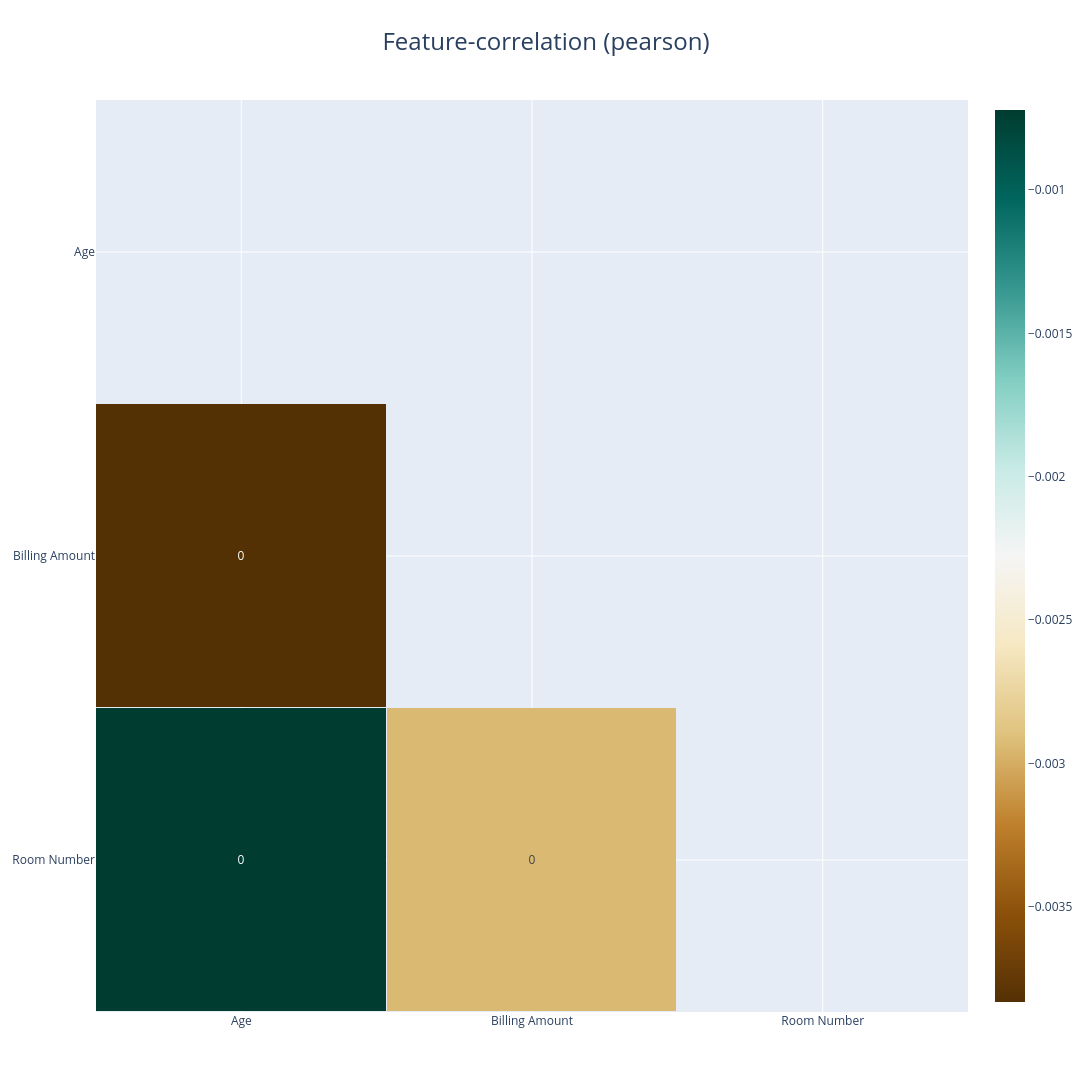

The notebook cell this image was saved under:
### Code cell
klib.corr_interactive_plot(df)

### Figure 1 — Plotly figure (JSON) as saved in the notebook; plotly's stock layout.template omitted (floating-point values rounded to 4 significant figures)
{"data": [{"colorscale": [[0, "rgb(84,48,5)"], [0.1, "rgb(140,81,10)"], [0.2, "rgb(191,129,45)"], [0.3, "rgb(223,194,125)"], [0.4, "rgb(246,232,195)"], [0.5, "rgb(245,245,245)"], [0.6, "rgb(199,234,229)"], [0.7, "rgb(128,205,193)"], [0.8, "rgb(53,151,143)"], [0.9, "rgb(1,102,94)"], [1, "rgb(0,60,48)"]], "hoverongaps": false, "text": [["", 0, 0], ["", "", 0], ["", "", ""]], "textfont": {"size": 12}, "texttemplate": "%{text}", "type": "heatmap", "x": ["Room Number", "Billing Amount", "Age"], "xgap": 1, "y": ["Room Number", "Billing Amount", "Age"], "ygap": 1, "z": [[null, -0.002943, -0.0007202], [null, null, -0.003832], [null, null, null]], "zmax": -0.05, "zmin": 0.05}], "layout": {"autosize": true, "height": 2040.0, "title": {"font": {"size": 24}, "text": "Feature-correlation (pearson)", "x": 0.5}, "width": 2225.0, "xaxis": {"autorange": "reversed"}}}
